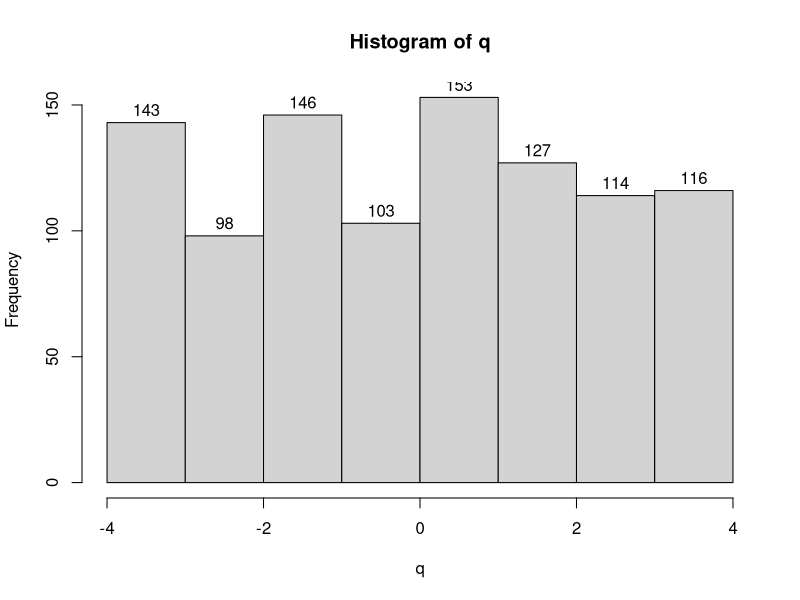
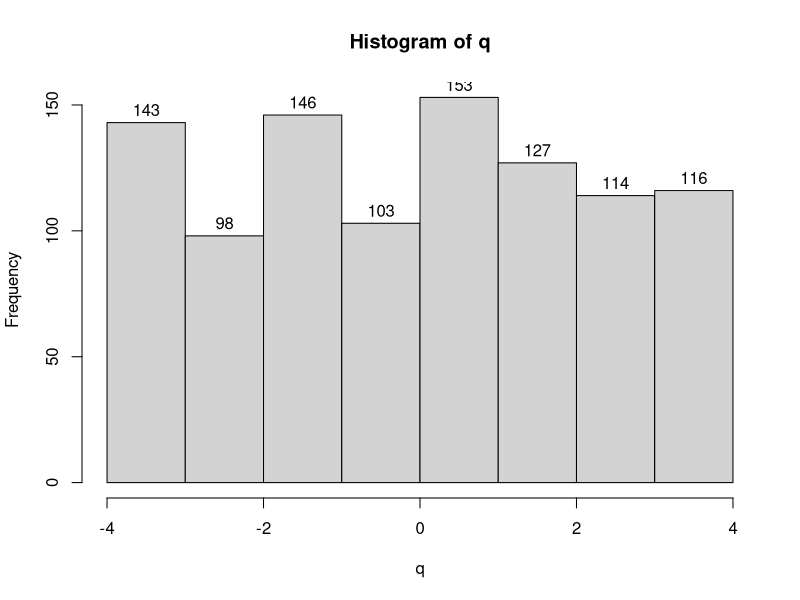

Generate these figures, in order, with R:
# STAT 705, Spring 2023
# HW 01

# Liam Aumann

#Q1:
#68% of results should be within 1 sd of the mean
pnorm(5,2,3) - pnorm(-1,2,3)
#95% of results should be within 2 sd of the mean
pnorm(8,2,3) - pnorm(-4,2,3)
#99.7% of results should be within 3 sd of the mean
pnorm(11,2,3) - pnorm(-7,2,3)

#told in lecture to skip: "Are the empirical results close to the theoretical"

#Q2:
set.seed(4057) 
q = runif(1000,-4,4)  

y = hist(q, label=TRUE)
plot(y, labels = TRUE)
z = y$counts[1]
print(z)
#Q3:
#a)
pnorm(2,mean=1,sd=2)-pnorm(1,mean=1,sd=2)
#b)

#c)
qnorm(.4,1,2)
#b = 0.4933058 or .5

#d)
1-pnorm(0.4933058,1,2)

#Q4:
#postion will be: 1

dnorm(1,mean=1.5,sd=4)

(1/(4*sqrt(2*pi)))*exp(.5*((1-1.5)/4)^2)
  
